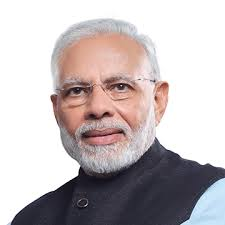
#> input picture Face Detection kunal/data/Modi1.jpg, 225 x 225 px
$ jupyter execute Face-Detection.ipynb
#> lines starting #> are read from the running program, lines starting #| are printed output that depends on the picture
[cell 1]
import numpy as np
import cv2
import PIL
from PIL import Image

[cell 2]
modi_image = cv2.imread('data/Modi1.jpg')
#> modi_image is the input picture: shape (225, 225, 3); mean B, G, R 187.5, 186.3, 194.8

[cell 3]
gray_color_modi = cv2.cvtColor(modi_image,cv2.COLOR_BGR2GRAY)
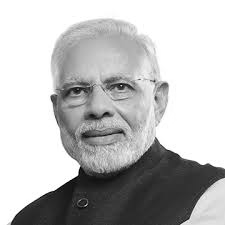
#> gray_color_modi: shape (225, 225); min 0, max 255, mean 188.9
cv2.imshow('Narendra DamodarDas Modi',gray_color_modi)
cv2.waitKey(0)

[cell 4]
haar_cascade_model = cv2.CascadeClassifier('data/haarcascade_frontalface_alt.xml')

[cell 5]
def location(img,scale):
#> called with scale = 1.2
    copy_image = np.copy(img)
    fac = haar_cascade_model.detectMultiScale(copy_image,scaleFactor = scale , minNeighbors = 3);
#> fac = [[46, 45, 109, 109]]
    for (x,y,w,h) in fac:
        cv2.rectangle(copy_image,(x,y),(x+w,y+h),(0,255,0),2)
        pil_images = Image.fromarray(copy_image)
        show = pil_images.show()
        print(show)
#> this loop made 1 pass
#| None
#> pass 1, in location, `pil_images = Image.fromarray(copy_image)`:
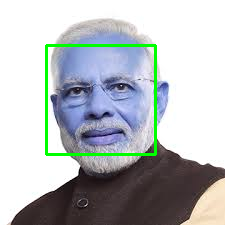
#> pil_images: PIL image 225x225 RGB; mean R, G, B 182.5, 187.8, 189.3

[cell 6]
location(modi_image,1.2)

[cell 7]
doval_image = cv2.imread('data/Ajit.jpg')
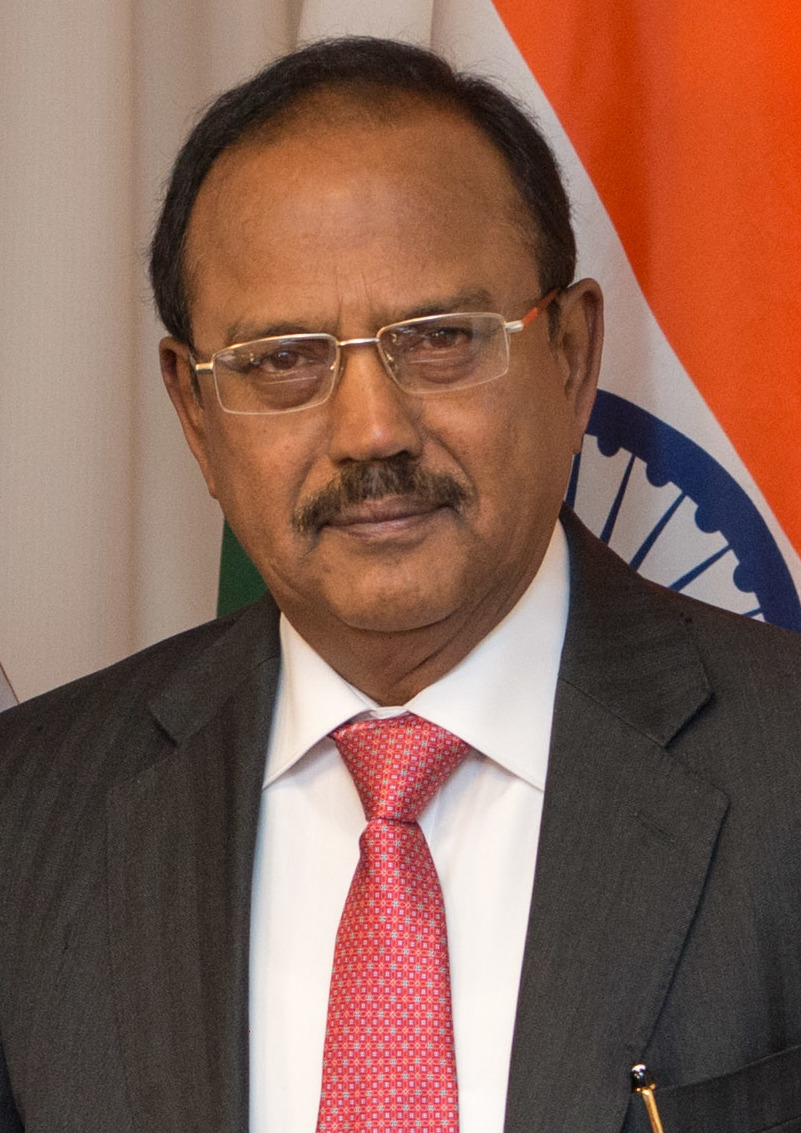
#> input picture Face Detection kunal/data/Ajit.jpg, 801 x 1133 px
#> doval_image is the input picture: shape (1133, 801, 3); mean B, G, R 85.7, 99.4, 136.3
location(doval_image,1.2)
#> in location (call 2), `fac = haar_cascade_model.detectMultiScale(copy_image,scaleFactor = sca..`: fac = [[141, 179, 453, 453]]
#> the loop in location (call 2), `for (x,y,w,h) in fac:` made 1 pass
#| None
#> pass 1, in location (call 2), `pil_images = Image.fromarray(copy_image)`:
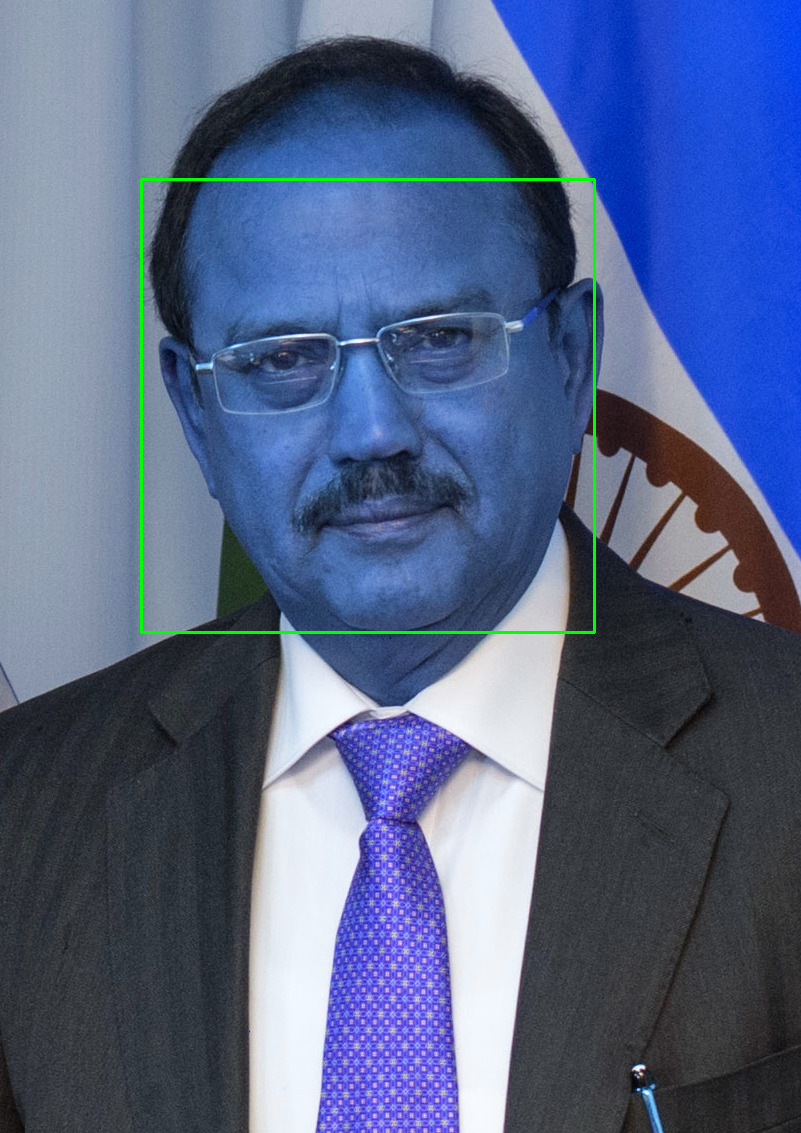
#> pil_images: PIL image 801x1133 RGB; mean R, G, B 85.1, 100.3, 135.5

[cell 8]
msd_image = cv2.imread('data/MSD2.jpg')
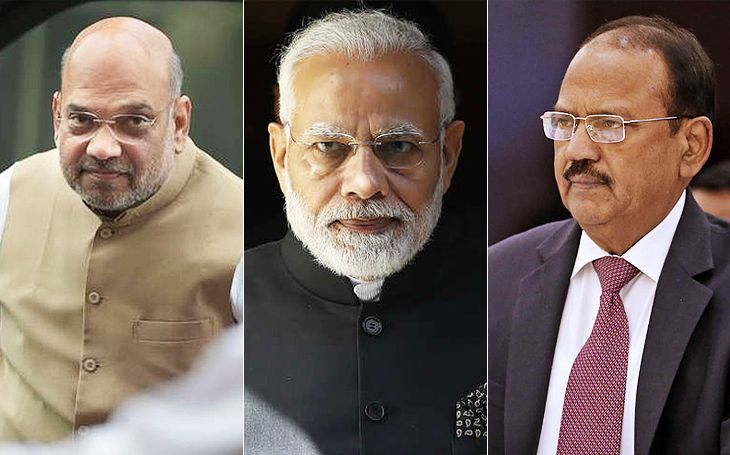
#> input picture Face Detection kunal/data/MSD2.jpg, 730 x 455 px
#> msd_image is the input picture: shape (455, 730, 3); mean B, G, R 92.9, 100.9, 116
location(msd_image,1.2)
#> in location (call 3), `fac = haar_cascade_model.detectMultiScale(copy_image,scaleFactor = sca..`: fac = [[530, 73, 120, 120], [33, 67, 142, 142], [260, 70, 207, 207]]
#> the loop in location (call 3), `for (x,y,w,h) in fac:` made 3 passes
#| None
#| None
#| None
#> pass 1, in location (call 3), `pil_images = Image.fromarray(copy_image)`:
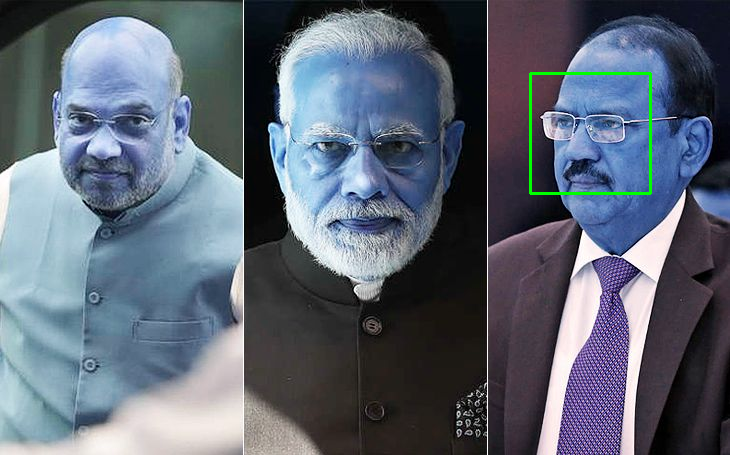
#> pil_images: PIL image 730x455 RGB; mean R, G, B 92.6, 101.6, 115.4
